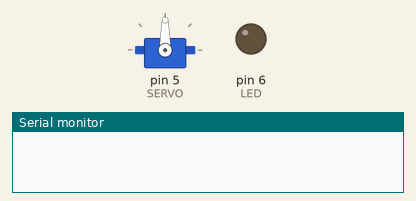
Simulated run of this sketch. Board: Arduino Uno, built with avr-gcc and run on an emulated ATmega328P. Parts: servo, output pins drawn as LEDs (lit = HIGH), the last lines printed to the serial monitor. Random numbers use the default seed unless the sketch sets one.

Above: at 0.05 s.
At 8.15 s:
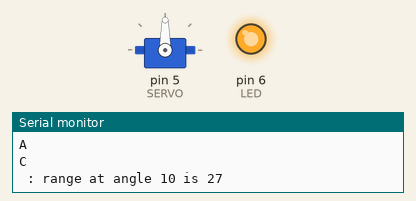
At 12.65 s:
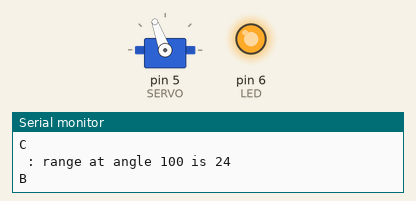
At 16.05 s:
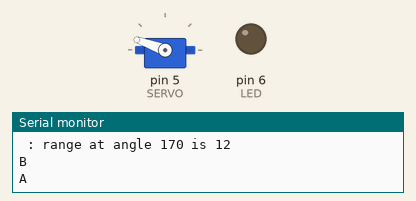
Timing chart, 0 to 21.0 s (numbered marks = the images above):
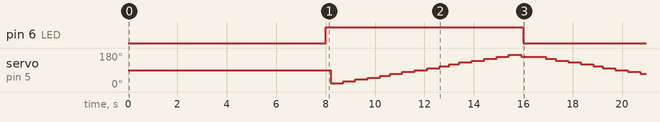

The sketch:

FakeRobot.ino
```cpp
#include <Servo.h>

#define LED 6
#define SERVO 5

enum action {A, B, C, D, E, F};
char* actions[] = {"A", "B", "C", "D", "E", "F"};
volatile action sonarAction = F;
volatile int EIGHT_HZ = 0;

int angle;
int scanDirection = 10;
Servo servo;
int maxRange;
int sonarRange;
long moveDelay = 300;
volatile long wait;


void setup(){
  Serial.begin(9600);
  servo.attach(SERVO);
  pinMode(LED, OUTPUT);
  setupTimer();
}

void loop(){
  drive();
  delay(100);
  scan();
}

void scan() {
  int r;
  Serial.println(actions[sonarAction]);
  switch (sonarAction) {
    case A: // move to inital position
      r = 0;
      sonarRange = 0;
      if (angle <90) angle = 10;
      if (angle >90) angle = 170;
      sonarAction = C;
      break;

    case B: // move a step
      if (angle >= 170) scanDirection = -10;
      else
        if (angle <= 10) scanDirection = +10;

      angle = angle + scanDirection;
      angle = min(angle, 170);
      angle = max(angle, 10);
      if (angle > 170 || angle < 10) {
        sonarAction = D;
      } else {
        servo.write(angle);
        wait = millis() + moveDelay;
        sonarAction = C;
      }
      break;

    case C: // take the range
      if (millis() > wait){
        r = range();
        Serial.print(" : range at angle " + String(angle) + " is " + String(r) + "\n");
        sonarRange = max(sonarRange, r);
        sonarAction = B;
      }
      break;

    case D: // check for complete scan
      if (servo.read() >= 170 || servo.read() <= 10) {
        sonarAction = E;
      } else {
        sonarAction = B;
      }
      break;

    case E: //scan complete
      break;
    case F:
      break;
    default:
      ;
  }
}

void drive() {
//  Serial.println("drive...");
  if (sonarAction == D) {
    Serial.println("---------- all done ----------");
    delay(5000);
//    sonarAction = F;
//    if (maxRange != sonarRange){
//      maxRange = sonarRange;
//      Serial.println("--------> turning!");
//      delay(1000);
  //  }
  }
}

int range() {
  return random(5,50);
}

void setupTimer() {
  noInterrupts();
  // 8 bit timer
  TCCR2A = 0;               // set entire TCCR2A register to 0
  TCCR2B = 0;               // same for TCCR2B
  TCNT2  = 0;               //initialize counter value to 0
  // set compare match register for 8khz increments
  OCR2A = 249;              // = (16*10^6) / (1000 * 64) - 1 (must be <256)
  TCCR2A |= (1 << WGM21);   // turn on CTC mode
  TCCR2B |= (1 << CS12) | (1<<CS10);    // Set CS10 and CS12 bit for 64 prescaler
  TIMSK2 |= (1 << OCIE2A);  // enable timer compare interrupt
  interrupts();
}


ISR(TIMER2_COMPA_vect){
  if (EIGHT_HZ++ == (4 * 1000)) {
    EIGHT_HZ = 0;
    digitalWrite(LED, digitalRead(LED) ^ 1);
    sonarAction = A;
  }
}
```

Measured:
- by itself, pin 6 (LED): alternates HIGH for 8.0 s and LOW for 8.0 s
